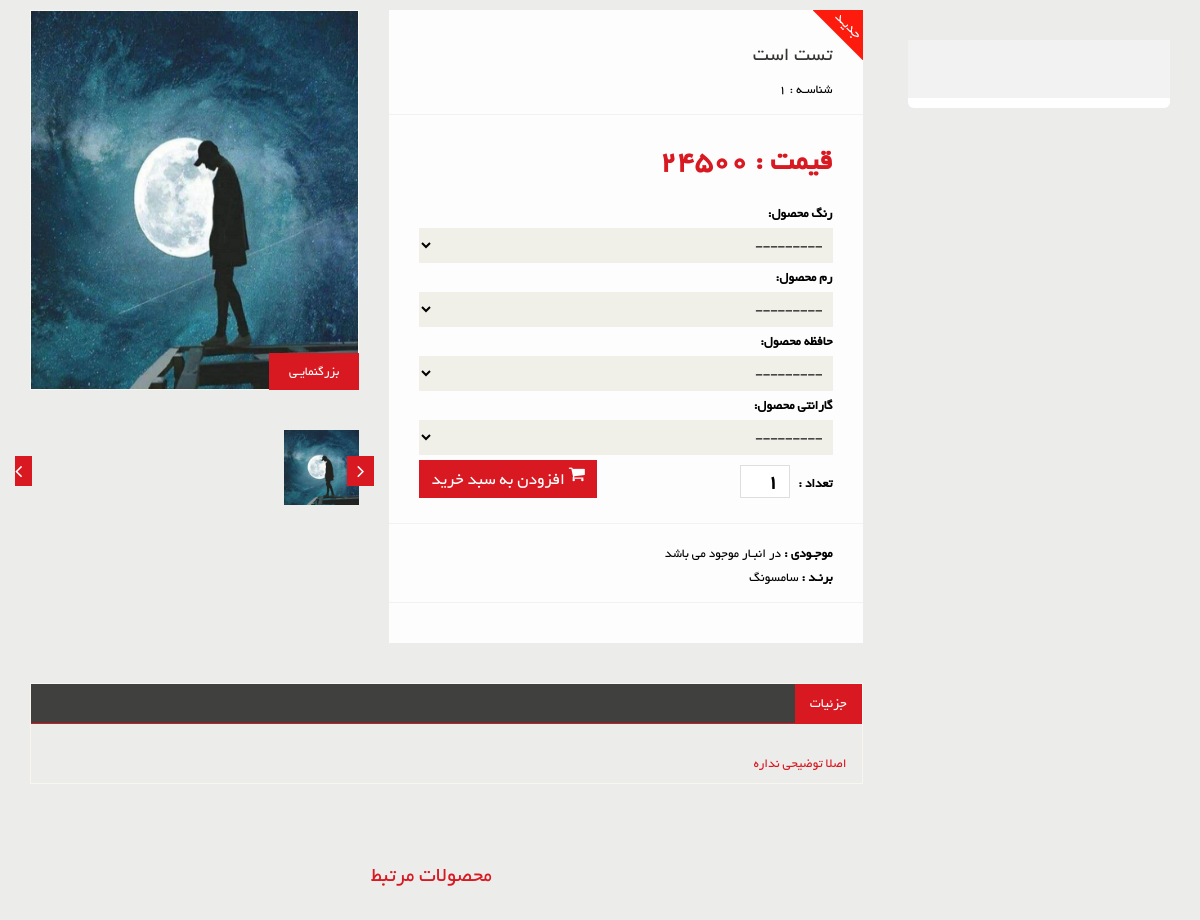
The page /products/test-laptop on the database its author committed.
### product_module/models.py (models this page shows, shortened)
class Product(models.Model):
    title = models.CharField(max_length=300, verbose_name='نام محصول')
    category = models.ManyToManyField(ProductCategory, related_name='product_categories', verbose_name='دسته بندی ها')
    image = models.ImageField(upload_to='images/products', null=True, blank=True, verbose_name='تصویر محصول')
    brand = models.ForeignKey(ProductBrand, on_delete=models.CASCADE, verbose_name='برند', null=True, blank=True)
    price = models.IntegerField(verbose_name='قیمت')
    short_description = models.CharField(max_length=360, db_index=True, null=True, verbose_name='توضیحات کوتاه')
    description = models.TextField(verbose_name='توضیحات اصلی', db_index=True)
    dimensions = models.CharField(max_length=255, verbose_name='ابعاد', null=True, blank=True)
    weight = models.FloatField(verbose_name='وزن (Kg)', null=True, blank=True)
    cpu = models.CharField(max_length=255, verbose_name='سری پردازنده', null=True, blank=True)
    cpu_frequency = models.FloatField(verbose_name='فرکانس کاری پردازنده (GHz)', null=True, blank=True)
    cpu_cache = models.CharField(max_length=255, verbose_name='حافظه‌ی کش (MB)', null=True, blank=True)
    cpu_core = models.CharField(max_length=255, verbose_name='تعداد هسته', null=True, blank=True)
    cpu_info = models.TextField(verbose_name='اطلاعات تکمیلی پردازنده', null=True, blank=True)
    screen_size = models.CharField(max_length=255, verbose_name='ابعاد صفحه‌نمایش', null=True, blank=True)
    resolution = models.CharField(max_length=255, verbose_name='وضوح تصویر', null=True, blank=True)
    panel_type = models.CharField(max_length=255, verbose_name='نوع پنل', null=True, blank=True)
    refresh_rate = models.CharField(max_length=255, verbose_name='نرخ نوسازی تصویر', null=True, blank=True)
    screen_cover = models.CharField(max_length=255, verbose_name='پوشش صفحه نمایش', null=True, blank=True)
    touch_screen = models.BooleanField(verbose_name='صفحه‌نمایش لمسی', default=False)
    additional_display_features = models.TextField(verbose_name='سایر ویژگی‌های نمایشگر', null=True, blank=True)
    ram_type = models.CharField(max_length=255, verbose_name='نوع حافظه‌ی رم', null=True, blank=True)
    ram_bus = models.CharField(max_length=255, verbose_name='باس رم (MHz)', null=True, blank=True)
    ram_upgradable = models.BooleanField(verbose_name='قابلیت ارتقای رم', default=False)
    internal_memory = models.CharField(max_length=255, verbose_name='ظرفیت حافظه داخلی', null=True, blank=True)
    internal_memory_upgradable = models.BooleanField(verbose_name='قابلیت ارتقا حافظه داخلی', default=False)
    gpu_manufacturer = models.CharField(max_length=255, verbose_name='سازنده پردازنده‌ گرافیکی', null=True, blank=True)
    gpu_model = models.CharField(max_length=255, verbose_name='مدل پردازنده‌ گرافیکی', null=True, blank=True)
    gpu_type = models.CharField(max_length=255, verbose_name='نوع پردازنده‌ گرافیکی', null=True, blank=True)
    gpu_memory = models.CharField(max_length=255, verbose_name='حافظه پردازنده‌ گرافیکی', null=True, blank=True)
    gpu_ram_type = models.CharField(max_length=255, verbose_name='نوع رم پردازنده‌ گرافیکی', null=True, blank=True)
    wifi_network = models.BooleanField(verbose_name='شبکه Wi-Fi', default=False)
    wireless_communication_info = models.TextField(verbose_name='توضیحات شبکه Wi-Fi', null=True, blank=True)
    bluetooth = models.BooleanField(verbose_name='بلوتوث', default=False)
    bluetooth_info = models.CharField(max_length=255, verbose_name='توضیحات بلوتوث', null=True, blank=True)
    lan = models.BooleanField(verbose_name='درگاه LAN', default=False)
    usb_3_ports_count = models.PositiveIntegerField(verbose_name='تعداد درگاه USB 3.0 Type A و بالاتر', null=True, blank=True)
    usb_2_ports_count = models.PositiveIntegerField(verbose_name='تعداد درگاه USB 2.0 Type A', null=True, blank=True)
    usb_c_ports_count = models.PositiveIntegerField(verbose_name='تعداد درگاه USB Type C', null=True, blank=True)
    vga_port = models.BooleanField(verbose_name='VGA', default=False)
    hdmi_port = models.BooleanField(verbose_name='HDMI', default=False)
    card_reader = models.BooleanField(verbose_name='درگاه کارت‌خوان', default=False)
    thunderbolt_support = models.BooleanField(verbose_name='پشتیبانی از تاندربولت', default=False)
    headphone_microphone_jack = models.BooleanField(verbose_name='جک هدفون/میکروفن', default=False)
    battery = models.CharField(max_length=255, verbose_name='حجم باتری', null=True, blank=True)
    battery_charge = models.CharField(max_length=255, verbose_name='شارژدهی باتری', null=True, blank=True)
    charger_power = models.CharField(max_length=255, verbose_name='توان شارژر', null=True, blank=True)
    speakers_info = models.CharField(max_length=255, verbose_name='اسپیکر', null=True, blank=True)
    webcam = models.BooleanField(verbose_name='وبکم', default=False)
    webcam_description = models.TextField(verbose_name='توضیحات وبکم', null=True, blank=True)
    optical_drive = models.BooleanField(verbose_name='درایو نوری', default=False)
    backlit_keyboard = models.BooleanField(verbose_name='کیبورد با نور پس‌زمینه', default=False)
    fingerprint_sensor = models.BooleanField(verbose_name='حسگر اثر انگشت', default=False)
    alternative_name = models.CharField(max_length=255, verbose_name='نام دیگر', null=True, blank=True)
    slug = models.SlugField(default="", null=False, db_index=True, blank=True, max_length=200, unique=True, verbose_name='عنوان در url')
    is_active = models.BooleanField(default=False, verbose_name='فعال / غیرفعال')
    is_delete = models.BooleanField(verbose_name='حذف شده / نشده')
    class Meta:
        verbose_name = 'محصول'
        verbose_name_plural = 'محصولات'

class ProductBrand(models.Model):
    title = models.CharField(max_length=300, verbose_name='نام برند', db_index=True)
    url_title = models.CharField(max_length=300, verbose_name='نام در url', db_index=True)
    is_active = models.BooleanField(verbose_name='فعال / غیرفعال')
    class Meta:
        verbose_name = 'برند'
        verbose_name_plural = 'برند ها'

### product_module/views.py (the view, shortened to what this page needs)
# urls.py: path('<slug:slug>', views.ProductDetailView.as_view(), name='product-detail'),
class ProductDetailView(DetailView):
    template_name = 'product_module/product_detail.html'
    model = Product
    def get_context_data(self, **kwargs):
        context = super().get_context_data(**kwargs)
        loaded_product = self.object
        request = self.request
        favorite_product_id = request.session.get("product_favorites")
        context['form'] = LaptopSelectionForm(product_id=self.object.id)
        context['is_favorite'] = favorite_product_id == str(loaded_product.id)
        context['banners'] = SiteBanner.objects.filter(is_active=True, position__iexact=SiteBanner.SiteBannerPositions.product_detail)
        galleries = list(ProductGallery.objects.filter(product_id=loaded_product.id).all())
        galleries.insert(0, loaded_product)
        context['product_galleries_group'] = group_list(galleries, 3)
        context['related_products'] = group_list(list(Product.objects.filter(brand_id=loaded_product.brand_id).exclude(pk=loaded_product.id).all()[:12]), 3)
        user_ip = get_client_ip(self.request)
        user_id = None
        if self.request.user.is_authenticated:
            user_id = self.request.user.id
        has_been_visited = ProductVisit.objects.filter(ip__iexact=user_ip, product_id=loaded_product.id).exists()
        if not has_been_visited:
            new_visit = ProductVisit(ip=user_ip, user_id=user_id, product_id=loaded_product.id)
            new_visit.save()
        return context

### product_module/templates/product_module/product_detail.html (shortened to what this page needs)
{% extends 'shared/_layout.html' %}
{% load render_partial %}
{% load poll_extras %}
{% block header_references %}
    <link href="/static/lib/image-lightbox/css/lightbox.min.css" rel="stylesheet">
{% endblock %}
{% block content %}
    <section>
        <div class="container">
            <div class="row">
                <div class="col-sm-9 padding-right">
                    <div class="product-details">
                        <div class="col-sm-5">
                            <div class="view-product">
                                {% if product.image %}
                                    <img src="{{ product.image.url }}" alt="" id="main_image">
                                {% else %}
                                    <img src="/static/images/product-details/1.jpg" alt="" id="main_image">
                                {% endif %}
                                <h3>
                                    <a style="color:white" id="show_large_image_modal" href="{{ product.image.url }}"
                                       data-lightbox="product-image">
                                        بزرگنمایـی
                                    </a>
                                </h3>
                            </div>
                            <div id="similar-product" class="carousel slide" data-ride="carousel">
                                <div class="carousel-inner">
                                    {% for group in product_galleries_group %}
                                        <div class="item {% if forloop.first %}active{% endif %}">
                                            {% for gallery in group %}
                                                <a onclick="showLargeImage('{{ gallery.image.url }}')">
                                                    <img src="{{ gallery.image.url }}" width="75" height="75" alt="">
                                                </a>
                                            {% endfor %}
                                        </div>
                                    {% endfor %}
                                </div>
                                <a class="right item-control" href="#similar-product" data-slide="next">
                                    <i class="fa fa-angle-right"></i>
                                </a>
                                <a class="left item-control" href="#similar-product" data-slide="prev">
                                    <i class="fa fa-angle-left"></i>
                                </a>
                            </div>
                        </div>
                        <div class="col-sm-7">
                            <div class="product-information">
                                <img src="/static/images/product-details/new.png" class="newarrival" alt="">
                                <div>
                                    <h2>{{ product.title }}</h2>
                                    <p>شناسـه : {{ product.id }}</p>
                                </div>
                                <div>
									<span>
										<span>قیمت : {{ product.price }} </span>
									</span>
                                    <span>
                                        <form method="post">
                                            {{ form.as_p }}
                                            <button type="submit" onclick="addProductToOrder({{ product.id }})"
                                                class="btn btn-fefault cart">
											    <i class="fa fa-shopping-cart"></i>
											    افزودن به سبد خرید
										    </button>
                                        </form>
                                            <label>تعداد :</label>
                                            <input type="number" min="1" value="1"
                                            class="search_box" id="product-count">
									</span>
                                </div>
                                <div>
                                    <p><b>موجـودی :</b> در انبـار موجود می باشد</p>
                                    {% if product.brand %}
                                        <p><b>برنـد :</b> {{ product.brand.title }} </p>
                                    {% endif %}
                                </div>
                            </div>
                        </div>
                    </div>
                    <div class="category-tab shop-details-tab">
                        <div class="col-sm-12">
                            <ul class="nav nav-tabs">
                                <li class="active"><a href="#details" data-toggle="tab">جزئیات</a></li>
                            </ul>
                        </div>
                        <div class="tab-content">
                            <div class="tab-pane fade active in" id="details">
                                <div class="col-md-12">
                                    {{ product.description | safe }}
                                </div>
                            </div>
                        </div>
                    </div>
                    <div class="recommended_items">
                        <h2 class="title text-center">محصولات مرتبط</h2>
                    </div>
                </div>
                <div class="col-sm-3">
                    <div class="left-sidebar">
                        <div class="shipping text-center">
                            <br>
                            <br>
                        </div>
                    </div>
                </div>
            </div>
        </div>
    </section>
{% endblock %}

### rows shown on the page
Product: image (picture), title "تست است", id "1", price "24500", brand "سامسونگ", description "اصلا توضیحی نداره"
